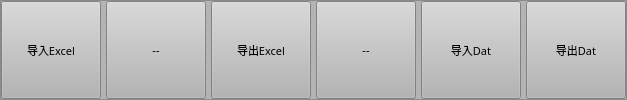
       <widget class="QFrame" name="frame_button">
        <property name="maximumSize">
         <size>
          <width>16777215</width>
          <height>100</height>
         </size>
        </property>
        <property name="palette">
         <palette>
          <active>
           <colorrole role="WindowText">
            <brush brushstyle="SolidPattern">
             <color alpha="255">
              <red>0</red>
              <green>0</green>
              <blue>0</blue>
             </color>
            </brush>
           </colorrole>
           <colorrole role="Button">
            <brush brushstyle="SolidPattern">
             <color alpha="255">
              <red>180</red>
              <green>180</green>
              <blue>180</blue>
             </color>
            </brush>
           </colorrole>
           <colorrole role="Light">
            <brush brushstyle="SolidPattern">
             <color alpha="255">
              <red>255</red>
              <green>255</green>
              <blue>255</blue>
             </color>
            </brush>
           </colorrole>
           <colorrole role="Midlight">
            <brush brushstyle="SolidPattern">
             <color alpha="255">
              <red>217</red>
              <green>217</green>
              <blue>217</blue>
             </color>
            </brush>
           </colorrole>
           <colorrole role="Dark">
            <brush brushstyle="SolidPattern">
             <color alpha="255">
              <red>90</red>
              <green>90</green>
              <blue>90</blue>
             </color>
            </brush>
           </colorrole>
           <colorrole role="Mid">
            <brush brushstyle="SolidPattern">
             <color alpha="255">
              <red>120</red>
              <green>120</green>
              <blue>120</blue>
             </color>
            </brush>
           </colorrole>
           <colorrole role="Text">
            <brush brushstyle="SolidPattern">
             <color alpha="255">
              <red>0</red>
              <green>0</green>
              <blue>0</blue>
             </color>
            </brush>
           </colorrole>
           <colorrole role="BrightText">
            <brush brushstyle="SolidPattern">
             <color alpha="255">
              <red>255</red>
              <green>255</green>
              <blue>255</blue>
             </color>
            </brush>
           </colorrole>
           <colorrole role="ButtonText">
            <brush brushstyle="SolidPattern">
             <color alpha="255">
              <red>0</red>
              <green>0</green>
              <blue>0</blue>
             </color>
            </brush>
           </colorrole>
           <colorrole role="Base">
            <brush brushstyle="SolidPattern">
             <color alpha="255">
              <red>255</red>
              <green>255</green>
              <blue>255</blue>
             </color>
            </brush>
           </colorrole>
           <colorrole role="Window">
            <brush brushstyle="SolidPattern">
             <color alpha="255">
              <red>180</red>
              <green>180</green>
              <blue>180</blue>
             </color>
            </brush>
           </colorrole>
           <colorrole role="Shadow">
            <brush brushstyle="SolidPattern">
             <color alpha="255">
              <red>0</red>
              <green>0</green>
              <blue>0</blue>
             </color>
            </brush>
           </colorrole>
           <colorrole role="AlternateBase">
            <brush brushstyle="SolidPattern">
             <color alpha="255">
              <red>217</red>
              <green>217</green>
              <blue>217</blue>
             </color>
            </brush>
           </colorrole>
           <colorrole role="ToolTipBase">
            <brush brushstyle="SolidPattern">
             <color alpha="255">
              <red>255</red>
              <green>255</green>
              <blue>220</blue>
             </color>
            </brush>
           </colorrole>
           <colorrole role="ToolTipText">
            <brush brushstyle="SolidPattern">
             <color alpha="255">
              <red>0</red>
              <green>0</green>
              <blue>0</blue>
             </color>
            </brush>
           </colorrole>
          </active>
          <inactive>
           <colorrole role="WindowText">
            <brush brushstyle="SolidPattern">
             <color alpha="255">
              <red>0</red>
              <green>0</green>
              <blue>0</blue>
             </color>
            </brush>
           </colorrole>
           <colorrole role="Button">
            <brush brushstyle="SolidPattern">
             <color alpha="255">
              <red>180</red>
              <green>180</green>
              <blue>180</blue>
             </color>
            </brush>
           </colorrole>
           <colorrole role="Light">
            <brush brushstyle="SolidPattern">
             <color alpha="255">
              <red>255</red>
              <green>255</green>
              <blue>255</blue>
             </color>
            </brush>
           </colorrole>
           <colorrole role="Midlight">
            <brush brushstyle="SolidPattern">
             <color alpha="255">
              <red>217</red>
              <green>217</green>
              <blue>217</blue>
             </color>
            </brush>
           </colorrole>
           <colorrole role="Dark">
            <brush brushstyle="SolidPattern">
             <color alpha="255">
              <red>90</red>
              <green>90</green>
              <blue>90</blue>
             </color>
            </brush>
           </colorrole>
           <colorrole role="Mid">
            <brush brushstyle="SolidPattern">
             <color alpha="255">
              <red>120</red>
              <green>120</green>
              <blue>120</blue>
             </color>
            </brush>
           </colorrole>
           <colorrole role="Text">
            <brush brushstyle="SolidPattern">
             <color alpha="255">
              <red>0</red>
              <green>0</green>
              <blue>0</blue>
             </color>
            </brush>
           </colorrole>
           <colorrole role="BrightText">
            <brush brushstyle="SolidPattern">
             <color alpha="255">
              <red>255</red>
              <green>255</green>
              <blue>255</blue>
             </color>
            </brush>
           </colorrole>
           <colorrole role="ButtonText">
            <brush brushstyle="SolidPattern">
             <color alpha="255">
              <red>0</red>
              <green>0</green>
              <blue>0</blue>
             </color>
            </brush>
           </colorrole>
           <colorrole role="Base">
            <brush brushstyle="SolidPattern">
             <color alpha="255">
              <red>255</red>
              <green>255</green>
              <blue>255</blue>
             </color>
            </brush>
           </colorrole>
           <colorrole role="Window">
            <brush brushstyle="SolidPattern">
             <color alpha="255">
              <red>180</red>
              <green>180</green>
              <blue>180</blue>
             </color>
            </brush>
           </colorrole>
           <colorrole role="Shadow">
            <brush brushstyle="SolidPattern">
             <color alpha="255">
              <red>0</red>
              <green>0</green>
              <blue>0</blue>
             </color>
            </brush>
           </colorrole>
           <colorrole role="AlternateBase">
            <brush brushstyle="SolidPattern">
             <color alpha="255">
              <red>217</red>
              <green>217</green>
              <blue>217</blue>
             </color>
            </brush>
           </colorrole>
           <colorrole role="ToolTipBase">
            <brush brushstyle="SolidPattern">
             <color alpha="255">
              <red>255</red>
              <green>255</green>
              <blue>220</blue>
             </color>
            </brush>
           </colorrole>
           <colorrole role="ToolTipText">
            <brush brushstyle="SolidPattern">
             <color alpha="255">
              <red>0</red>
              <green>0</green>
              <blue>0</blue>
             </color>
            </brush>
           </colorrole>
          </inactive>
          <disabled>
           <colorrole role="WindowText">
            <brush brushstyle="SolidPattern">
             <color alpha="255">
              <red>90</red>
              <green>90</green>
              <blue>90</blue>
             </color>
            </brush>
           </colorrole>
           <colorrole role="Button">
            <brush brushstyle="SolidPattern">
             <color alpha="255">
              <red>180</red>
              <green>180</green>
              <blue>180</blue>
             </color>
            </brush>
           </colorrole>
           <colorrole role="Light">
            <brush brushstyle="SolidPattern">
             <color alpha="255">
              <red>255</red>
              <green>255</green>
              <blue>255</blue>
             </color>
            </brush>
           </colorrole>
           <colorrole role="Midlight">
            <brush brushstyle="SolidPattern">
             <color alpha="255">
              <red>217</red>
              <green>217</green>
              <blue>217</blue>
             </color>
            </brush>
           </colorrole>
           <colorrole role="Dark">
            <brush brushstyle="SolidPattern">
             <color alpha="255">
              <red>90</red>
              <green>90</green>
              <blue>90</blue>
             </color>
            </brush>
           </colorrole>
           <colorrole role="Mid">
            <brush brushstyle="SolidPattern">
             <color alpha="255">
              <red>120</red>
              <green>120</green>
              <blue>120</blue>
             </color>
            </brush>
           </colorrole>
           <colorrole role="Text">
            <brush brushstyle="SolidPattern">
             <color alpha="255">
              <red>90</red>
              <green>90</green>
              <blue>90</blue>
             </color>
            </brush>
           </colorrole>
           <colorrole role="BrightText">
            <brush brushstyle="SolidPattern">
             <color alpha="255">
              <red>255</red>
              <green>255</green>
              <blue>255</blue>
             </color>
            </brush>
           </colorrole>
           <colorrole role="ButtonText">
            <brush brushstyle="SolidPattern">
             <color alpha="255">
              <red>90</red>
              <green>90</green>
              <blue>90</blue>
             </color>
            </brush>
           </colorrole>
           <colorrole role="Base">
            <brush brushstyle="SolidPattern">
             <color alpha="255">
              <red>180</red>
              <green>180</green>
              <blue>180</blue>
             </color>
            </brush>
           </colorrole>
           <colorrole role="Window">
            <brush brushstyle="SolidPattern">
             <color alpha="255">
              <red>180</red>
              <green>180</green>
              <blue>180</blue>
             </color>
            </brush>
           </colorrole>
           <colorrole role="Shadow">
            <brush brushstyle="SolidPattern">
             <color alpha="255">
              <red>0</red>
              <green>0</green>
              <blue>0</blue>
             </color>
            </brush>
           </colorrole>
           <colorrole role="AlternateBase">
            <brush brushstyle="SolidPattern">
             <color alpha="255">
              <red>180</red>
              <green>180</green>
              <blue>180</blue>
             </color>
            </brush>
           </colorrole>
           <colorrole role="ToolTipBase">
            <brush brushstyle="SolidPattern">
             <color alpha="255">
              <red>255</red>
              <green>255</green>
              <blue>220</blue>
             </color>
            </brush>
           </colorrole>
           <colorrole role="ToolTipText">
            <brush brushstyle="SolidPattern">
             <color alpha="255">
              <red>0</red>
              <green>0</green>
              <blue>0</blue>
             </color>
            </brush>
           </colorrole>
          </disabled>
         </palette>
        </property>
        <property name="autoFillBackground">
         <bool>false</bool>
        </property>
        <property name="styleSheet">
         <string notr="true"/>
        </property>
        <property name="locale">
         <locale language="C" country="AnyCountry"/>
        </property>
        <property name="frameShape">
         <enum>QFrame::StyledPanel</enum>
        </property>
        <property name="frameShadow">
         <enum>QFrame::Raised</enum>
        </property>
        <layout class="QHBoxLayout" name="horizontalLayout_2">
         <property name="spacing">
          <number>5</number>
         </property>
         <property name="leftMargin">
          <number>0</number>
         </property>
         <property name="topMargin">
          <number>0</number>
         </property>
         <property name="rightMargin">
          <number>0</number>
         </property>
         <property name="bottomMargin">
          <number>0</number>
         </property>
         <item>
          <widget class="QPushButton" name="bLoadExcel">
           <property name="sizePolicy">
            <sizepolicy hsizetype="Ignored" vsizetype="Minimum">
             <horstretch>0</horstretch>
             <verstretch>0</verstretch>
            </sizepolicy>
           </property>
           <property name="minimumSize">
            <size>
             <width>100</width>
             <height>0</height>
            </size>
           </property>
           <property name="font">
            <font>
             <family>宋体</family>
             <pointsize>8</pointsize>
            </font>
           </property>
           <property name="toolTip">
            <string>&lt;html&gt;&lt;head/&gt;&lt;body&gt;&lt;p&gt;默认会从“dbTest_TreeDb.dat”文件中导入Tree数据库，这样比较快。&lt;/p&gt;&lt;p&gt;每次正常关闭时，会自动保存“dbTest_TreeDb.dat”。&lt;/p&gt;&lt;p&gt;如果修改了Excel，并想从Excel导入，就要用【导入excel】，关闭后会保存数据到 “dbTest_TreeDb.dat”&lt;/p&gt;&lt;/body&gt;&lt;/html&gt;</string>
           </property>
           <property name="text">
            <string>导入Excel</string>
           </property>
          </widget>
         </item>
         <item>
          <widget class="QPushButton" name="b5">
           <property name="sizePolicy">
            <sizepolicy hsizetype="Ignored" vsizetype="Minimum">
             <horstretch>0</horstretch>
             <verstretch>0</verstretch>
            </sizepolicy>
           </property>
           <property name="minimumSize">
            <size>
             <width>100</width>
             <height>0</height>
            </size>
           </property>
           <property name="font">
            <font>
             <family>宋体</family>
             <pointsize>8</pointsize>
            </font>
           </property>
           <property name="text">
            <string>--</string>
           </property>
          </widget>
         </item>
         <item>
          <widget class="QPushButton" name="bSaveExcel">
           <property name="sizePolicy">
            <sizepolicy hsizetype="Ignored" vsizetype="Minimum">
             <horstretch>0</horstretch>
             <verstretch>0</verstretch>
            </sizepolicy>
           </property>
           <property name="minimumSize">
            <size>
             <width>100</width>
             <height>0</height>
            </size>
           </property>
           <property name="font">
            <font>
             <family>宋体</family>
             <pointsize>8</pointsize>
            </font>
           </property>
           <property name="text">
            <string>导出Excel</string>
           </property>
          </widget>
         </item>
         <item>
          <widget class="QPushButton" name="b6">
           <property name="sizePolicy">
            <sizepolicy hsizetype="Ignored" vsizetype="Minimum">
             <horstretch>0</horstretch>
             <verstretch>0</verstretch>
            </sizepolicy>
           </property>
           <property name="minimumSize">
            <size>
             <width>100</width>
             <height>0</height>
            </size>
           </property>
           <property name="font">
            <font>
             <family>宋体</family>
             <pointsize>8</pointsize>
            </font>
           </property>
           <property name="text">
            <string>--</string>
           </property>
          </widget>
         </item>
         <item>
          <widget class="QPushButton" name="bLoadDAt">
           <property name="sizePolicy">
            <sizepolicy hsizetype="Ignored" vsizetype="Minimum">
             <horstretch>0</horstretch>
             <verstretch>0</verstretch>
            </sizepolicy>
           </property>
           <property name="minimumSize">
            <size>
             <width>100</width>
             <height>0</height>
            </size>
           </property>
           <property name="font">
            <font>
             <family>宋体</family>
             <pointsize>8</pointsize>
            </font>
           </property>
           <property name="text">
            <string>导入Dat</string>
           </property>
          </widget>
         </item>
         <item>
          <widget class="QPushButton" name="bSaveDat">
           <property name="sizePolicy">
            <sizepolicy hsizetype="Ignored" vsizetype="Minimum">
             <horstretch>0</horstretch>
             <verstretch>0</verstretch>
            </sizepolicy>
           </property>
           <property name="minimumSize">
            <size>
             <width>100</width>
             <height>0</height>
            </size>
           </property>
           <property name="font">
            <font>
             <family>宋体</family>
             <pointsize>8</pointsize>
            </font>
           </property>
           <property name="text">
            <string>导出Dat</string>
           </property>
          </widget>
         </item>
        </layout>
       </widget>
